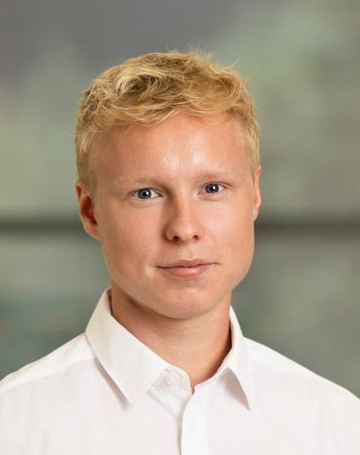
#> input picture trash/image.jpg, 360 x 455 px, found by its file name
$ python bentoml_client.py
#> lines starting #> are read from the running program, lines starting #| are printed output that depends on the picture
import bentoml
import numpy as np
from PIL import Image

if __name__ == "__main__":
    image = Image.open("trash/image.jpg")
#> image is the input picture: PIL image 360x455 RGBA; mean R, G, B, A 171.9, 156.8, 138.6, 255
    image = image.resize((224, 224))  # Resize to match the minimum input size of the model
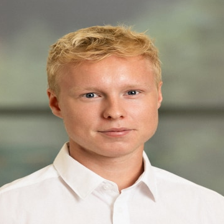
#> image: PIL image 224x224 RGBA; mean R, G, B, A 171.9, 156.8, 138.6, 255
    image = np.array(image)
    image = np.transpose(image, (2, 0, 1))  # Change to CHW format
    image = np.expand_dims(image, axis=0)  # Add batch dimension

#> (the run stopped early here; a loop or call above may not have finished)

$ run again, with trash/class_distribution.png saved as trash/image.jpg
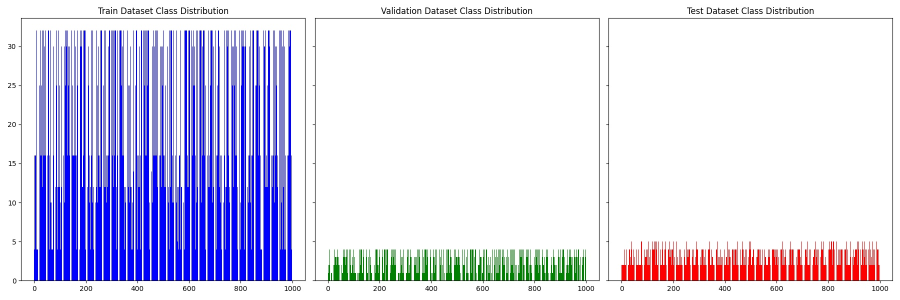
#> input picture trash/class_distribution.png, 1800 x 600 px, found by its file name (shown at 1/2 size)
#> image is the input picture: PIL image 1800x600 RGB; mean R, G, B 215.4, 212.9, 237.5
#> `image = image.resize((224, 224))`:
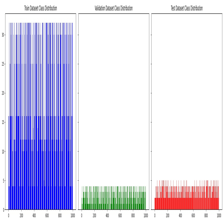
#> image: PIL image 224x224 RGB; mean R, G, B 215.2, 212.7, 237.4
